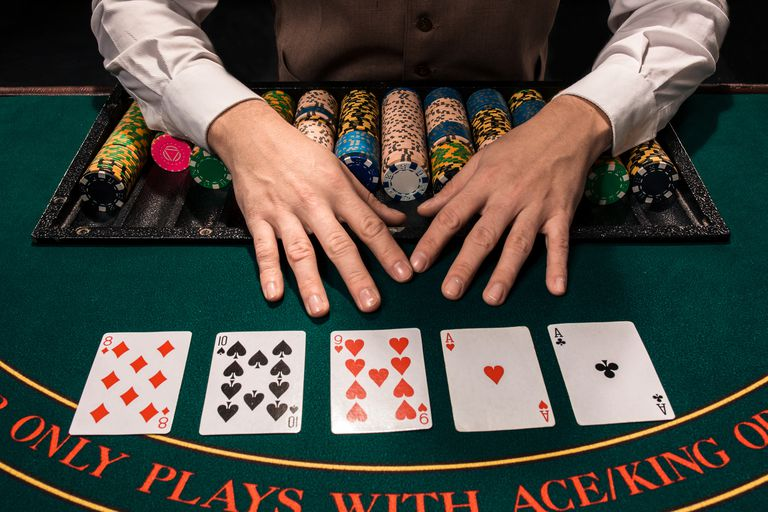
#> input picture Resources/Cards.jpg, 768 x 512 px, found by its file name
$ python chapter5.py
#> lines starting #> are read from the running program, lines starting #| are printed output that depends on the picture; after the words box and inside, x2 and y2 are one past the last pixel; in counts of white or black regions, pixels touching at a corner belong together
import cv2
import numpy

img = cv2.imread("Resources\Cards.jpg")
#> img is the input picture: shape (512, 768, 3); mean B, G, R 71.1, 79, 80.9
# print(img.shape)
# its 512 x 768

cv2.circle(img, (105, 332), 3, (0, 255, 0), 2)
#> img: shape (512, 768, 3); 0.02% of pixels changed, all inside (x1, y1, x2, y2) = (101, 328, 110, 337)
cv2.circle(img, (191, 331), 3, (0, 255, 0), 2)
#> img: shape (512, 768, 3); mean B, G, R 71, 79, 80.9
cv2.circle(img, (68, 433), 3, (0, 255, 0), 2)
#> img: shape (512, 768, 3); mean B, G, R 71, 79.1, 80.9
# cv2.circle(img, (168, 433), 3, (0, 255, 0), 2)

width, height = 250, 350
pts1 = numpy.float32([[105, 334], [191, 331], [68, 433], [168, 433]])
pts2 = numpy.float32([[0, 0], [width, 0], [0, height], [width, height]])
matrix = cv2.getPerspectiveTransform(pts1, pts2)
imgOutput = cv2.warpPerspective(img, matrix, (width, height))
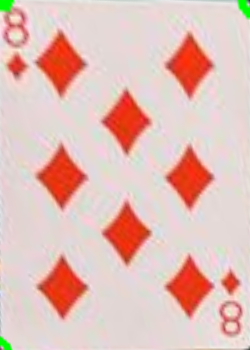
#> imgOutput: shape (350, 250, 3); mean B, G, R 184, 191.1, 226.8

# [5 lines of commented-out code are left out]

cv2.imshow("Image", img)
cv2.imshow("Image Warped", imgOutput)
cv2.waitKey(0)
